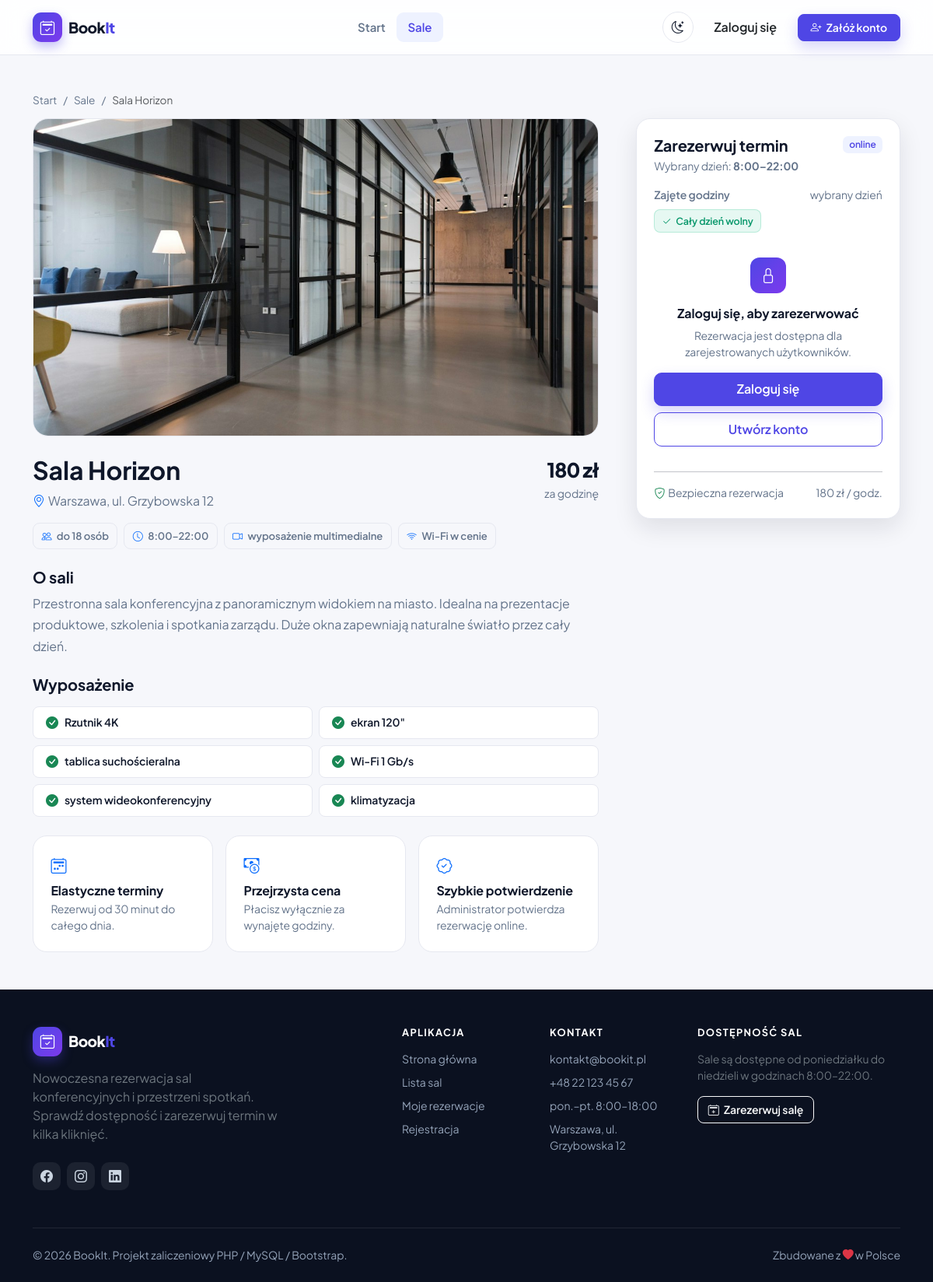
Screenshot of /public/room.php?id=1 with the database file from the repository.
### tables this page shows
CREATE TABLE `rooms` (
  `id`             INT UNSIGNED NOT NULL AUTO_INCREMENT,
  `name`           VARCHAR(120) NOT NULL,
  `description`    TEXT NOT NULL,
  `capacity`       SMALLINT UNSIGNED NOT NULL,
  `price_per_hour` DECIMAL(10,2) NOT NULL,
  `location`       VARCHAR(120) NOT NULL,
  `equipment`      VARCHAR(255) DEFAULT NULL,
  `image`          VARCHAR(255) DEFAULT NULL,
  `is_active`      TINYINT(1) NOT NULL DEFAULT 1,
  `created_at`     DATETIME NOT NULL DEFAULT CURRENT_TIMESTAMP,
  PRIMARY KEY (`id`),
  KEY `idx_rooms_active` (`is_active`),
  KEY `idx_rooms_capacity` (`capacity`)
);

### public/room.php (the view, shortened to what the rows shown need)
<?php
require __DIR__ . '/../app/bootstrap.php';
$roomId = (int) ($_GET['id'] ?? $_POST['room_id'] ?? 0);
$room = $roomId > 0 ? $rooms->find($roomId) : null;
$amenities = array_filter(array_map('trim', explode(',', (string) ($room['equipment'] ?? ''))));
require __DIR__ . '/includes/header.php';
?>
<div class="container py-4 py-lg-5">
    <nav aria-label="breadcrumb">
        <ol class="breadcrumb">
            <li class="breadcrumb-item"><a href="<?= e(url('index.php')) ?>">Start</a></li>
            <li class="breadcrumb-item"><a href="<?= e(url('rooms.php')) ?>">Sale</a></li>
            <li class="breadcrumb-item active" aria-current="page"><?= e($room['name']) ?></li>
        </ol>
    </nav>
    <div class="row g-4 g-lg-5">
        <div class="col-lg-7 col-xl-8">
            <div class="room-hero-img mb-4">
                <img src="<?= e(room_image($room)) ?>" alt="<?= e($room['name']) ?>">
            </div>
            <div class="d-flex flex-wrap justify-content-between align-items-start gap-3 mb-3">
                <div>
                    <h1 class="h2 fw-bold mb-2"><?= e($room['name']) ?></h1>
                    <p class="text-muted-soft mb-0">
                        <i class="bi bi-geo-alt me-1 text-primary"></i><?= e($room['location']) ?>
                    </p>
                </div>
                <div class="text-end">
                    <div class="booking-price"><?= e(money($room['price_per_hour'])) ?></div>
                    <div class="small text-muted-soft">za godzinę</div>
                </div>
            </div>
            <div class="d-flex flex-wrap gap-2 mb-4">
                <span class="amenity-pill"><i class="bi bi-people text-primary"></i> do <?= (int) $room['capacity'] ?> osób</span>
                <span class="amenity-pill"><i class="bi bi-clock text-primary"></i> 8:00–22:00</span>
                <span class="amenity-pill"><i class="bi bi-camera-video text-primary"></i> wyposażenie multimedialne</span>
                <span class="amenity-pill"><i class="bi bi-wifi text-primary"></i> Wi-Fi w cenie</span>
            </div>
            <h2 class="h5 fw-bold mb-2">O sali</h2>
            <p class="text-muted-soft mb-4" style="line-height: 1.7"><?= nl2br(e($room['description'])) ?></p>
            <?php if ($amenities !== []): ?>
                <h2 class="h5 fw-bold mb-3">Wyposażenie</h2>
                <div class="row g-2 mb-4">
                    <?php foreach ($amenities as $amenity): ?>
                        <div class="col-sm-6">
                            <div class="d-flex align-items-center gap-2 py-2 px-3 rounded-3" style="background: var(--surface); border: 1px solid var(--border)">
                                <i class="bi bi-check-circle-fill text-success"></i>
                                <span class="small fw-semibold"><?= e($amenity) ?></span>
                            </div>
                        </div>
                    <?php endforeach; ?>
                </div>
            <?php endif; ?>
            <div class="row g-3">
                <div class="col-md-4">
                </div>
                <div class="col-md-4">
                </div>
                <div class="col-md-4">
                </div>
            </div>
        </div>
        <div class="col-lg-5 col-xl-4" id="rezerwacja">
            <div class="booking-card" style="position: sticky; top: 90px">
                <div class="d-flex justify-content-between align-items-start mb-1">
                    <h2 class="h5 fw-bold mb-0">Zarezerwuj termin</h2>
                </div>
                <div class="d-flex justify-content-between small text-muted-soft">
                    <span><i class="bi bi-shield-check me-1 text-success"></i>Bezpieczna rezerwacja</span>
                    <span><?= e(money($room['price_per_hour'])) ?> / godz.</span>
                </div>
            </div>
        </div>
    </div>
</div>
<?php require __DIR__ . '/includes/footer.php'; ?>

### rows the page displays
rooms: name "Sala Horizon", image (picture), location "Warszawa, ul. Grzybowska 12", price_per_hour "180 zł", capacity "18", description "Przestronna sala konferencyjna z panoramicznym widokiem na miasto. Idealna na prezentacje produktowe, szkolenia i spotkania zarządu. Duże okna zapewniają naturalne światło przez cały dzień.", equipment "Rzutnik 4K", equipment "ekran 120\"", equipment "tablica suchościeralna", equipment "Wi-Fi 1 Gb/s", equipment "system wideokonferencyjny", equipment "klimatyzacja"

### other values shown
APP_NAME "BookIt"
